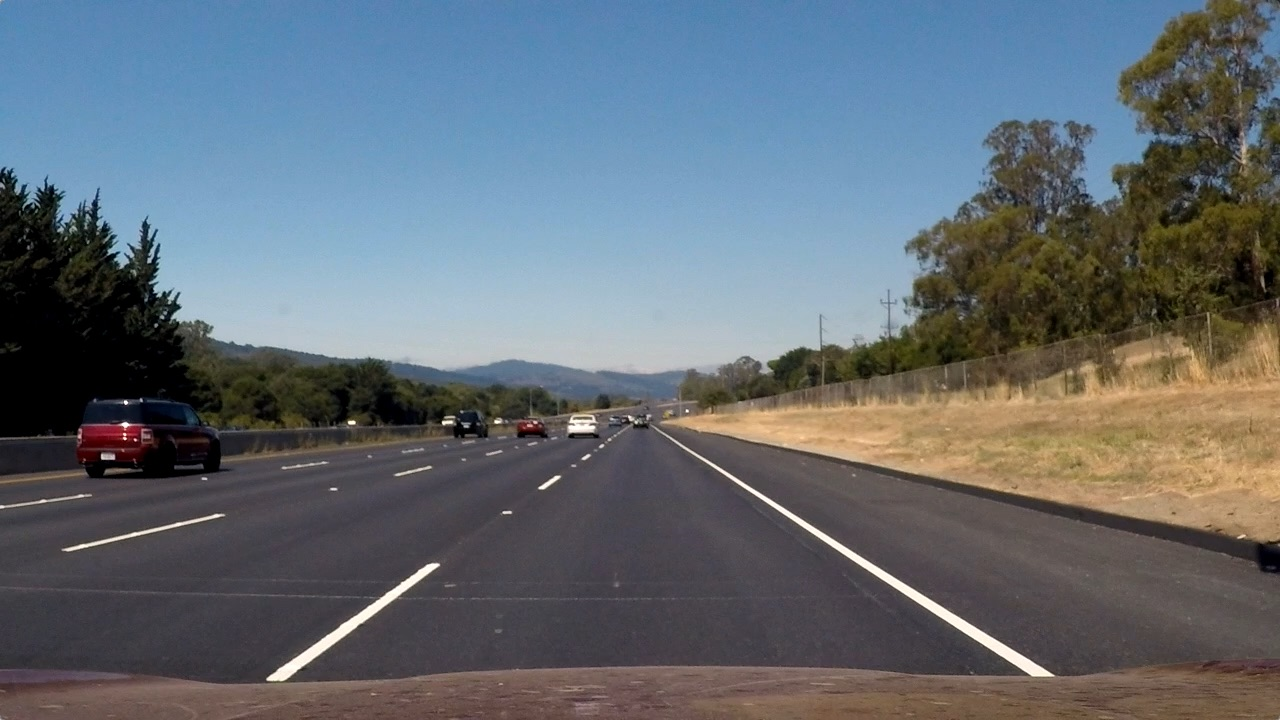
#> input picture lane-detection/test_images/straight_lines2.jpg, 1280 x 720 px
$ jupyter execute Failed_apply.ipynb   (older library calls are emulated)
#> lines starting #> are read from the running program, lines starting #| are printed output that depends on the picture; after the words box and inside, x2 and y2 are one past the last pixel; in counts of white or black regions, pixels touching at a corner belong together
[cell 1]
import numpy as np
import cv2
import glob
import matplotlib.pyplot as plt
from moviepy.editor import VideoFileClip
from IPython.display import HTML
from skimage import morphology
from collections import deque

showMe = 0
def display(img,title,color=1):
    if color:
        plt.imshow(img)
    else:
        plt.imshow(img,cmap='gray')
    plt.title(title)
    plt.axis('off')
    plt.show()

# [32 lines left out: functions camera_calibration, correction, not called in this run]
original_img = cv2.imread("test_images/straight_lines2.jpg")
#> original_img is the input picture: shape (720, 1280, 3); mean B, G, R 115.1, 107.7, 99.4
original_img = cv2.cvtColor(original_img,cv2.COLOR_BGR2RGB)
corr_img = original_img
gray_ex = cv2.cvtColor(corr_img,cv2.COLOR_RGB2GRAY)
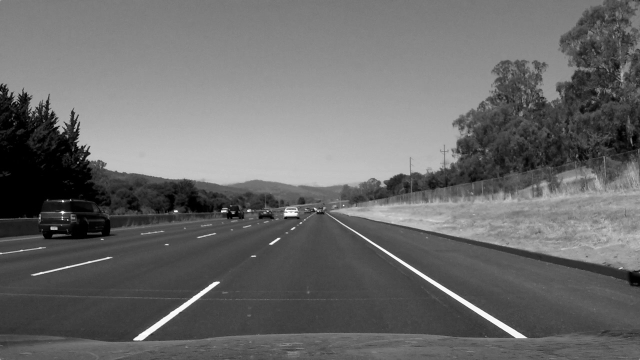
#> gray_ex: shape (720, 1280) (shown at 1/2 size); min 0, max 254, mean 106
display(gray_ex,'Apply Camera Correction',color=0)

def directional_gradient(img,direction='x',thresh=[0,255]):
#> called with direction = 'x'
    if direction=='x':
        sobel = cv2.Sobel(img,cv2.CV_64F,1,0)
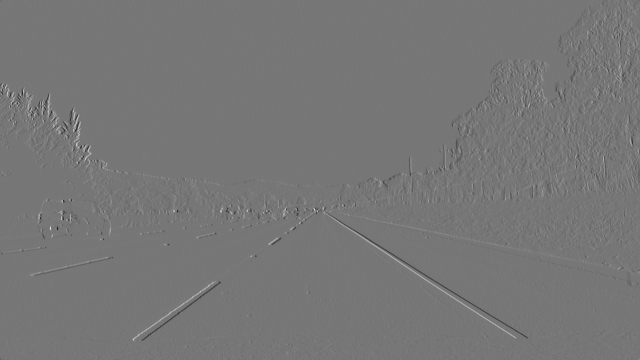
#> sobel: shape (720, 1280) float64 (shown at 1/2 size); min -707, max 809, mean 0.2; drawn with min black and max white
    elif direction=='y':
        sobel = cv2.Sobel(img,cv2.CV_64F,0,1)
    sobel_abs = np.absolute(sobel)#absolute value
    scaled_sobel = np.uint8(sobel_abs*255/np.max(sobel_abs))
    binary_output = np.zeros_like(sobel)
    binary_output[(scaled_sobel>=thresh[0])&(scaled_sobel<=thresh[1])] = 1
    return binary_output
gradx_thresh = [25,255]
gradx = directional_gradient(gray_ex,direction='x',thresh = gradx_thresh)
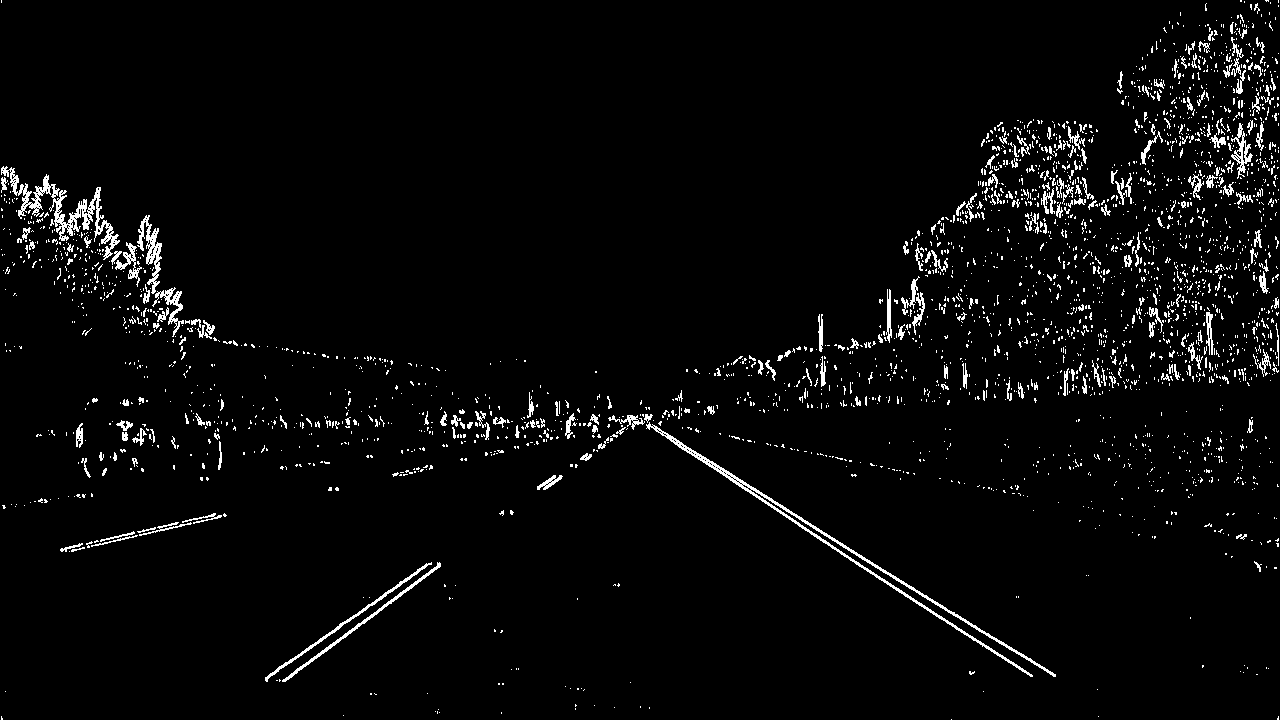
#> gradx: shape (720, 1280) float64; values 0 (black) and 1 (white), 3.3% white in thin lines or dots
display(gradx,'Gradient x',color=0)

def color_binary(img,dst_format='HLS',ch=2,ch_thresh=[0,255]):
#> called with dst_format = 'HLS', ch = 3
    if dst_format =='HSV':
        img = cv2.cvtColor(img,cv2.COLOR_RGB2HSV)
        ch_binary = np.zeros_like(img[:,:,int(ch-1)])
        ch_binary[(img[:,:,int(ch-1)]>=ch_thresh[0])&(img[:,:,int(ch-1)]<=ch_thresh[1])] = 1
    else:
        img = cv2.cvtColor(img,cv2.COLOR_RGB2HLS)
#> img: shape (720, 1280, 3); mean of channels 0, 1, 2 81.7, 107, 62.5
        ch_binary = np.zeros_like(img[:,:,int(ch-1)])
        ch_binary[(img[:,:,int(ch-1)]>=ch_thresh[0])&(img[:,:,int(ch-1)]<=ch_thresh[1])] = 1
    return ch_binary
ch_thresh = [50,255]
ch3_hls_binary = color_binary(corr_img,dst_format='HLS',ch=3,ch_thresh=ch_thresh)
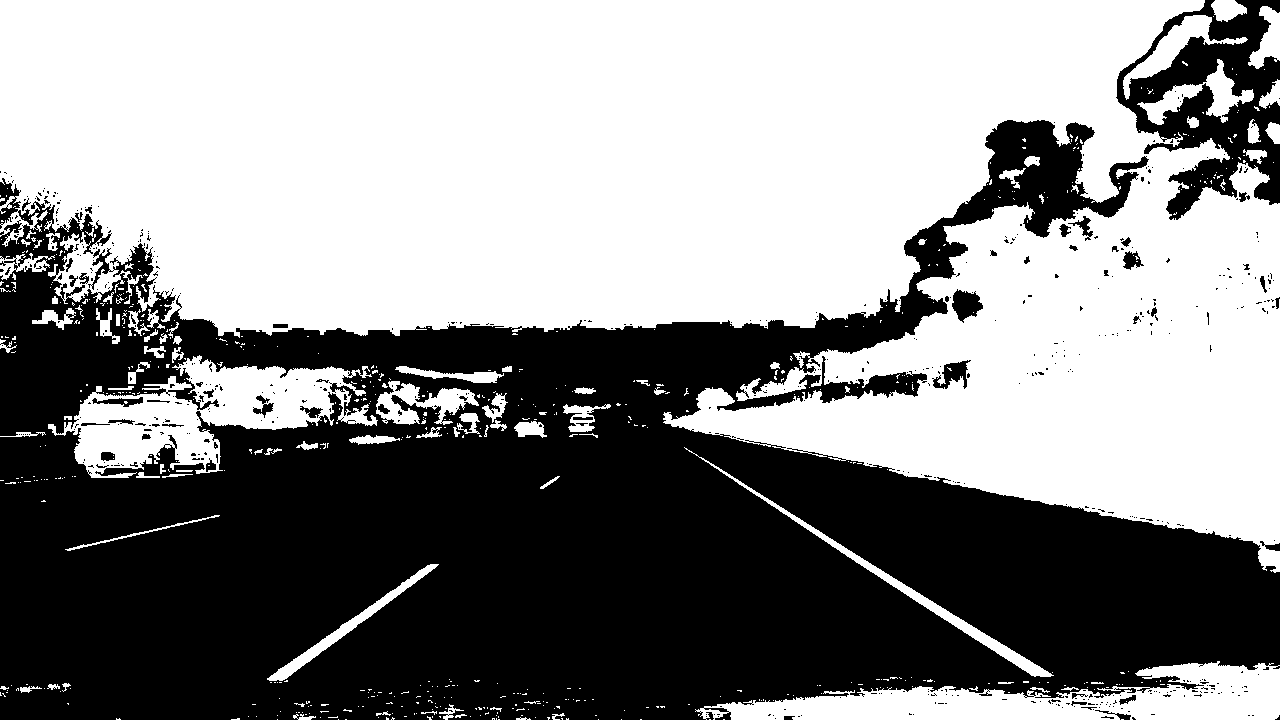
#> ch3_hls_binary: shape (720, 1280); values 0 (black) and 1 (white), 55% white; 557 black regions (505 under 20 px), largest, box (x1, y1, x2, y2) and area: (0, 120, 1280, 720) 392265, (1116, 0, 1280, 220) 16190, (952, 289, 983, 323) 646
display(ch3_hls_binary,'HLS to Binary S',color=0)

combined_output = np.zeros_like(gradx)
combined_output[((gradx==1)|(ch3_hls_binary==1))] = 1
display(combined_output,'Combined output',color=0)

mask = np.zeros_like(combined_output)
vertices = np.array([[(100,720),(545,470),(755,470),(1290,720)]],dtype=np.int32)
cv2.fillPoly(mask,vertices,1)
masked_image = cv2.bitwise_and(combined_output,mask)
display(masked_image,'Masked',color=0)

min_sz = 50
cleaned = morphology.remove_small_objects(masked_image.astype('bool'),min_size=min_sz,connectivity=2)
display(cleaned,'cleaned',color=0)

# [8 lines left out: functions birdView, perspective_transform, not called in this run]

src_pts = np.float32([[240,720],[575,470],[735,470],[1200,720]])
dst_pts = np.float32([[240,720],[240,0],[1200,0],[1200,720]])
transform_matrix = perspective_transform(src_pts,dst_pts)
warped_image = birdView(cleaned*1.0,transform_matrix['M'])
display(cleaned,'undistorted',color=0)
display(warped_image,'BirdViews',color=0)

# [26 lines left out: functions find_centroid, find_starter_centroids, not called in this run]
peak_thresh = 10
showMe = 1
centroid_starter_right = find_starter_centroids(warped_image,x0=warped_image.shape[1]/2,
                                               peak_thresh=peak_thresh,showMe=showMe)
centroid_starter_left = find_starter_centroids(warped_image,x0=0,peak_thresh=peak_thresh,
                                              showMe=showMe)

# [45 lines left out: function run_sliding_window, not called in this run]

sliding_window_specs = {'width':120,'n_steps':10}
log_lineLeft = run_sliding_window(warped_image,centroid_starter_left['centroid'],sliding_window_specs,showMe=showMe)
log_lineRight = run_sliding_window(warped_image,centroid_starter_right['centroid'],sliding_window_specs,showMe=showMe)

# [24 lines left out: functions MahalanobisDist, MD_removeOutliers, not called in this run]
MD_thresh = 1.8
log_lineLeft['x'],log_lineLeft['y'] = \
MD_removeOutliers(log_lineLeft['x'],log_lineLeft['y'],MD_thresh)
log_lineRight['x'],log_lineRight['y'] = \
MD_removeOutliers(log_lineRight['x'],log_lineRight['y'],MD_thresh)

# [14 lines left out: function update_tracker, not called in this run]
buffer_sz = 5
allx = deque([],maxlen=buffer_sz)
ally = deque([],maxlen=buffer_sz)
bestfit = {'a0':deque([],maxlen=buffer_sz),
                       'a1':deque([],maxlen = buffer_sz),
                       'a2':deque([],maxlen=buffer_sz)}
bestfit_real = {'a0':deque([],maxlen=buffer_sz),
                            'a1':deque([],maxlen=buffer_sz),
                            'a2':deque([],maxlen=buffer_sz)}
radOfCurv_tracker = deque([],maxlen=buffer_sz)


update_tracker('hotpixels',log_lineRight)
update_tracker('hotpixels',log_lineLeft)
multiframe_r = {'x':[val for sublist in allx for val in sublist],
                   'y':[val for sublist in ally for val in sublist]}
multiframe_l = {'x':[val for sublist in allx for val in sublist],
                   'y':[val for sublist in ally for val in sublist]}

def polynomial_fit(data):
    a2,a1,a0 = np.polyfit(data['x'],data['y'],2)
    return {'a0':a0,'a1':a1,'a2':a2}
ym_per_pix = 12/450
xm_per_pix = 3.7/911
fit_lineLeft = polynomial_fit(multiframe_l)
fit_lineLeft_real = polynomial_fit({'x':[i*ym_per_pix for i in multiframe_l['x']],
                                    'y':[i*xm_per_pix for i in multiframe_l['y']]})
fit_lineRight = polynomial_fit(multiframe_r)
fit_lineRight_real = polynomial_fit({'x':[i*ym_per_pix for i in multiframe_r['x']],
                                               'y':[i*xm_per_pix for i in multiframe_r['y']]})

# [4 lines left out: function predict_line, not called in this run]

fit_lineRight_singleframe = polynomial_fit(log_lineRight)
fit_lineLeft_singleframe = polynomial_fit(log_lineLeft)
var_pts = np.linspace(0,corr_img.shape[0]-1,num=corr_img.shape[0])
pred_lineLeft_singleframe = predict_line(0,corr_img.shape[0],fit_lineLeft_singleframe)
pred_lineRight_sigleframe = predict_line(0,corr_img.shape[0],fit_lineRight_singleframe)
plt.plot(pred_lineLeft_singleframe[:,1],pred_lineLeft_singleframe[:,0],'b-',label='singleframe',linewidth=1)
plt.plot(pred_lineRight_sigleframe[:,1],pred_lineRight_sigleframe[:,0],'b-',label='singleframe',linewidth=1)
plt.show()

def compute_radOfCurvature(coeffs,pt):
    return ((1+(2*coeffs['a2']*pt+coeffs['a1'])**2)**1.5)/np.absolute(2*coeffs['a2'])
pt_curvature = corr_img.shape[0]
radOfCurv_r = compute_radOfCurvature(fit_lineRight_real,pt_curvature*ym_per_pix)
radOfCurv_l = compute_radOfCurvature(fit_lineLeft_real,pt_curvature*ym_per_pix)
average_radCurv = (radOfCurv_r+radOfCurv_l)/2

center_of_lane = (pred_lineLeft_singleframe[:,1][-1]+pred_lineRight_sigleframe[:,1][-1])/2
offset = (corr_img.shape[1]/2 - center_of_lane)*xm_per_pix

side_pos = 'right'
if offset <0:
    side_pos = 'left'
wrap_zero = np.zeros_like(gray_ex).astype(np.uint8)
color_wrap = np.dstack((wrap_zero,wrap_zero,wrap_zero))
left_fitx = fit_lineLeft_singleframe['a2']*var_pts**2 + fit_lineLeft_singleframe['a1']*var_pts + fit_lineLeft_singleframe['a0']
right_fitx = fit_lineRight_singleframe['a2']*var_pts**2 + fit_lineRight_singleframe['a1']*var_pts+fit_lineRight_singleframe['a0']
pts_left = np.array([np.transpose(np.vstack([left_fitx,var_pts]))])
pts_right = np.array([np.flipud(np.transpose(np.vstack([right_fitx,var_pts])))])
pts = np.hstack((pts_left,pts_right))
cv2.fillPoly(color_wrap,np.int_([pts]),(0,255,0))
cv2.putText(color_wrap,'|',(int(corr_img.shape[1]/2),corr_img.shape[0]-10),cv2.FONT_HERSHEY_SIMPLEX,2,(0,0,255),8)
cv2.putText(color_wrap,'|',(int(center_of_lane),corr_img.shape[0]-10),cv2.FONT_HERSHEY_SIMPLEX,1,(255,0,0),8)
newwrap = cv2.warpPerspective(color_wrap,transform_matrix['Minv'],(corr_img.shape[1],corr_img.shape[0]))
result = cv2.addWeighted(corr_img,1,newwrap,0.3,0)
cv2.putText(result,'Vehicle is' + str(round(offset,3))+'m'+side_pos+'of center',
            (50,100),cv2.FONT_HERSHEY_SIMPLEX,1,(255,255,255),thickness=2)
cv2.putText(result,'Radius of curvature:'+str(round(average_radCurv))+'m',(50,50),cv2.FONT_HERSHEY_SIMPLEX,1,(255,255,255),thickness=2)
if showMe:
    plt.title('Final Result')
    plt.imshow(result)
    plt.axis('off')
    plt.show()

$ run again, with lane-detection/test_images/straight_lines1.jpg copied over lane-detection/test_images/straight_lines2.jpg
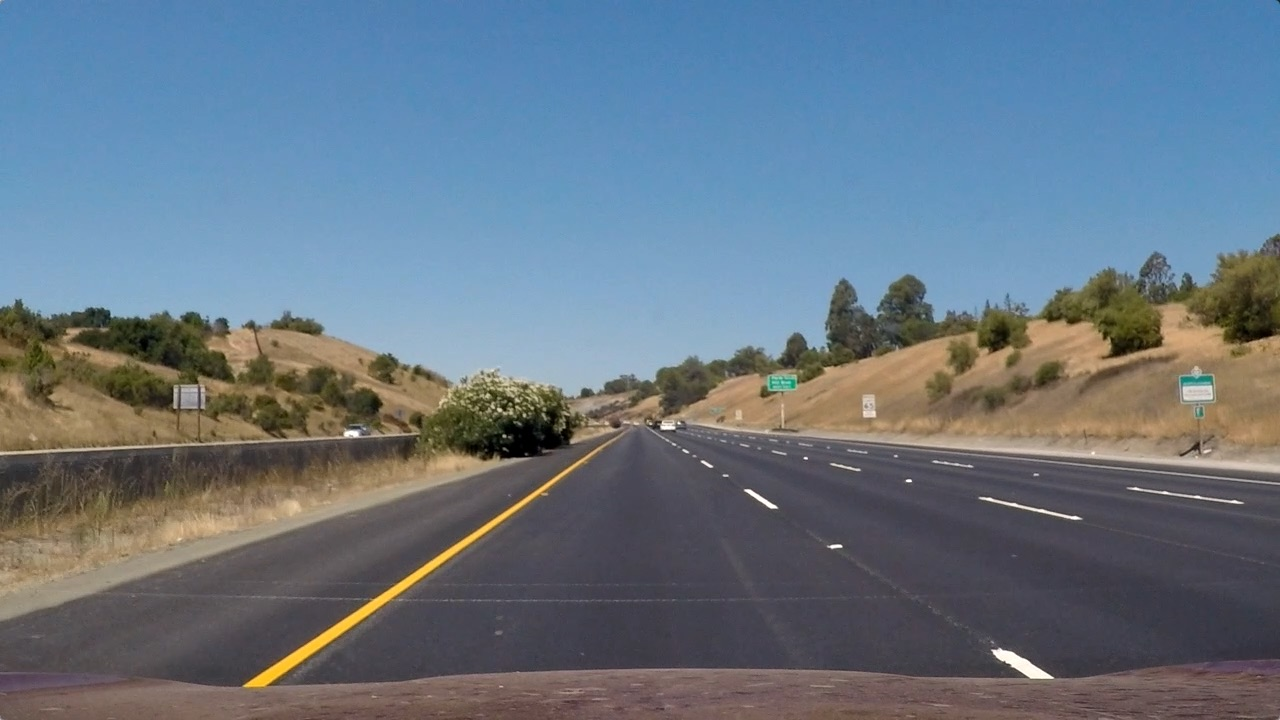
#> input picture lane-detection/test_images/straight_lines1.jpg, 1280 x 720 px
#> original_img is the input picture: shape (720, 1280, 3); mean B, G, R 131.2, 117.7, 103.2
#> `gradx = directional_gradient(gray_ex,direction='x',thresh = gradx_thre..`:
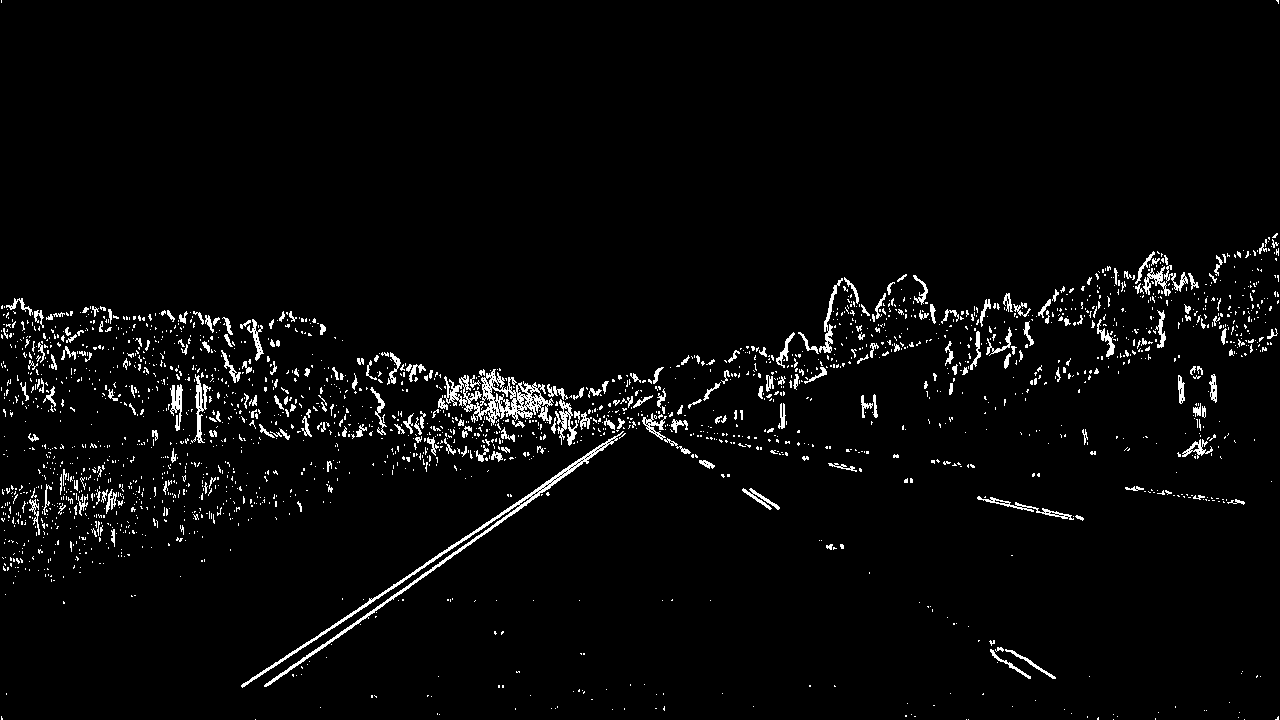
#> gradx: shape (720, 1280) float64; values 0 (black) and 1 (white), 3.2% white in thin lines or dots
#> img: shape (720, 1280, 3); mean of channels 0, 1, 2 85.5, 117, 67
#> `ch3_hls_binary = color_binary(corr_img,dst_format='HLS',ch=3,ch_thresh..`:
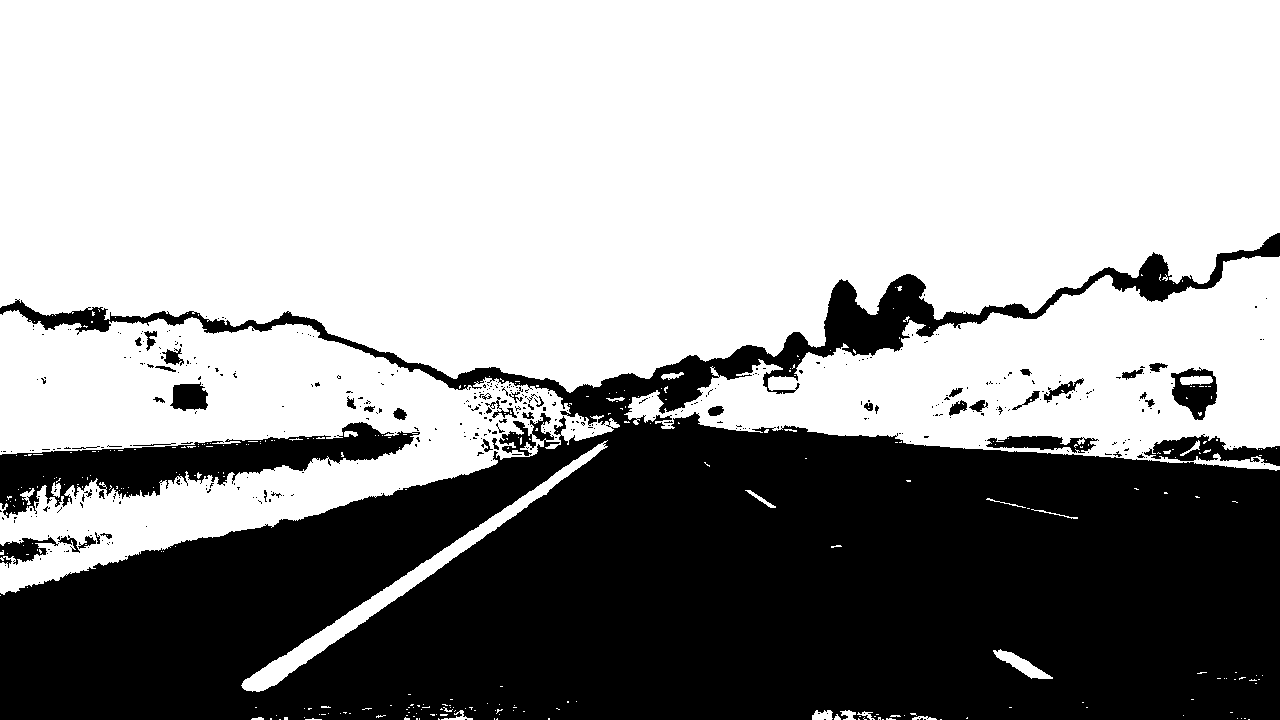
#> ch3_hls_binary: shape (720, 1280); values 0 (black) and 1 (white), 61.9% white; 430 black regions (380 under 20 px), largest, box (x1, y1, x2, y2) and area: (0, 233, 1280, 720) 326642, (0, 422, 420, 518) 14490, (1144, 434, 1280, 466) 2041
